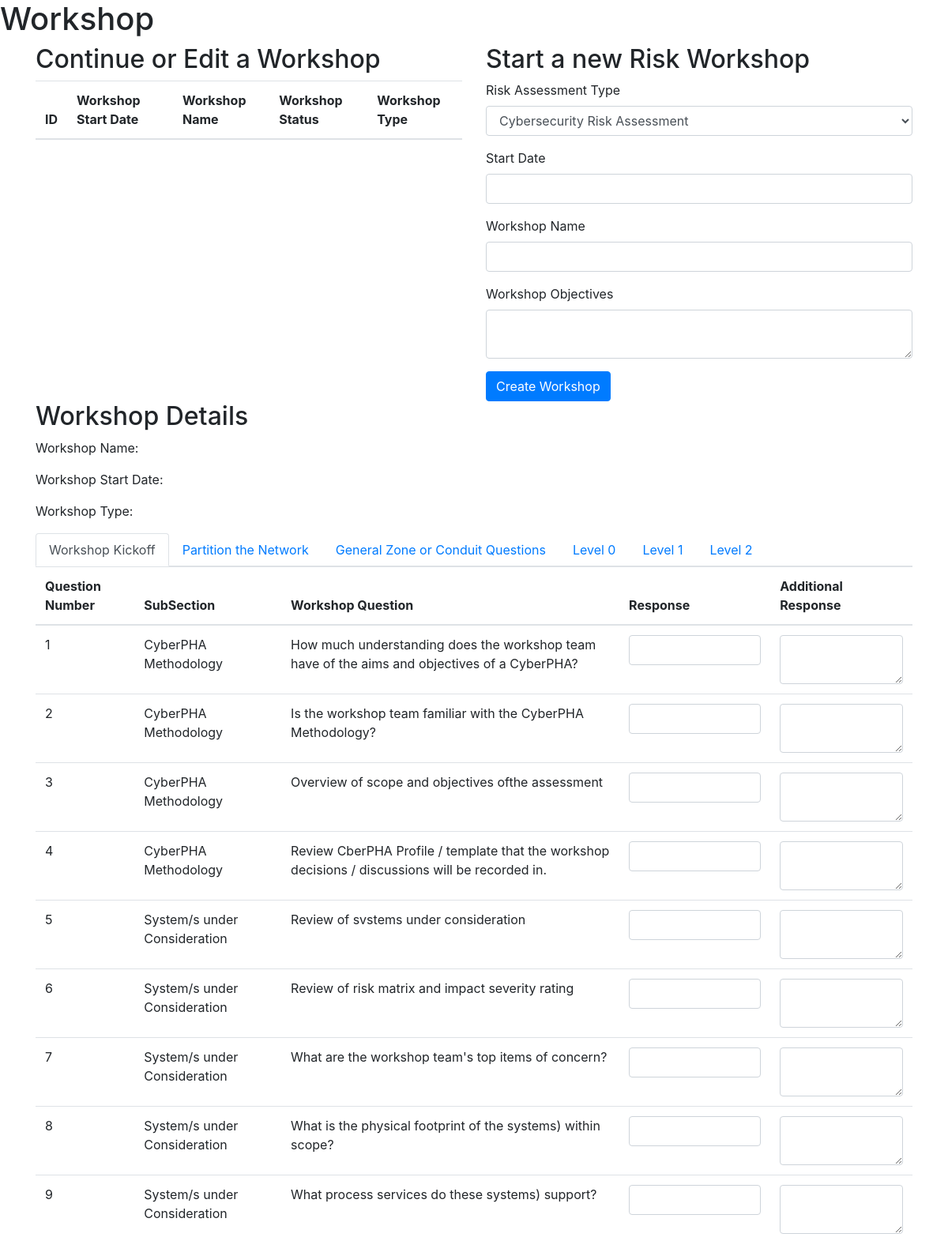
The page /OTRisk/workshop/ on the database its author committed.
### OTRisk/models/Model_Workshop.py (models this page shows)
class tblWorkshopNarrative(models.Model):
    TopSection = models.CharField(max_length=255)  # or models.TextField() if the strings can be very long
    SubSection = models.TextField()
    WorkshopQuestion = models.TextField()
    ID = models.IntegerField(primary_key=True)
    QuestionNumber = models.IntegerField()
    class Meta:
        db_table = 'tblWorkshopNarrative'

### OTRisk/views.py (the view)
# urls.py: path('workshop/', views.workshop, name='workshop_without_id'),
def workshop(request, workshop_id=None):
    top_sections = tblWorkshopNarrative.objects.values('TopSection').distinct()
    sections = []
    for top_section in top_sections:
        if workshop_id is not None:
            questions = tblWorkshopNarrative.objects.filter(TopSection=top_section['TopSection'],
                                                            WorkshopID=workshop_id)
        else:
            questions = tblWorkshopNarrative.objects.filter(TopSection=top_section['TopSection'])
        sections.append({
            'TopSection': top_section['TopSection'],
            'questions': questions,
        })
    return render(request, 'OTRisk/workshop.html', {'sections': sections})

### OTRisk/templates/OTRisk/workshop.html (shortened to what this page needs)
{% block content %}
<!DOCTYPE html>
<html>
<head>
    <link href="https://maxcdn.bootstrapcdn.com/bootstrap/4.0.0/css/bootstrap.min.css" rel="stylesheet">
</head>
<body>
<H1> Workshop</H1>
    <div class="container">
    <div class="row">
        <div class="col">
            <h2>Continue or Edit a Workshop</h2>
            <table class="table">
                <thead>
                    <tr>
                        <th>ID</th>
                        <th>Workshop Start Date</th>
                        <th>Workshop Name</th>
                        <th>Workshop Status</th>
                        <th>Workshop Type</th>
                    </tr>
                </thead>
            </table>
        </div>
        <div class="col">
            <h2>Start a new Risk Workshop</h2>
            <form action="{% url 'OTRisk:workshop_without_id' %}" method="post">
                <div class="form-group">
                    <label for="workshoptype">Risk Assessment Type</label>
                    <select class="form-control" id="workshoptype" name="workshoptype">
                        <option value="RA">Cybersecurity Risk Assessment</option>
                    </select>
                </div>
               <div class="form-group">
                    <label for="workshopstartdate">Start Date</label>
                    <input type="text" class="form-control" id="workshopstartdate" name="workshopstartdate">
                </div>
                <div class="form-group">
                    <label for="workshopname">Workshop Name</label>
                    <input type="text" class="form-control" id="workshopname" name="workshopname">
                </div>
                <div class="form-group">
                    <label for="workshopobjectives">Workshop Objectives</label>
                    <textarea class="form-control" id="workshopobjectives" name="workshopobjectives"></textarea>
                </div>
                <button type="submit" class="btn btn-primary">Create Workshop</button>
            </form>
        </div>
    </div>
</div>
<div class="container">
    <h2>Workshop Details</h2>
    <p>Workshop Name: {{ workshop.WorkshopName }}</p>
    <p>Workshop Start Date: {{ workshop.WorkshopStartDate }}</p>
    <p>Workshop Type: {{ workshop.WorkshopType }}</p>
</div>
    <div class="container">
         <ul class="nav nav-tabs">
            {% for section in sections %}
            <li class="nav-item">
                <a class="nav-link" data-toggle="tab" href="#section{{ section.TopSection|slugify }}">{{ section.TopSection }}</a>
            </li>
            {% endfor %}
        </ul>
        <div class="tab-content">
            {% for section in sections %}
            <div id="section{{ section.TopSection|slugify }}" class="tab-pane fade">
                <table class="table">
                    <thead>
                        <tr>
                            <th>Question Number</th>
                            <th>SubSection</th>
                            <th>Workshop Question</th>
                            <th>Response</th>
                            <th>Additional Response</th>
                        </tr>
                    </thead>
                    <tbody>
                        {% for question in section.questions %}
                        <tr>
                            <td>{{ question.ID }}</td>
                            <td>{{ question.SubSection }}</td>
                            <td>{{ question.WorkshopQuestion }}</td>
                            <td><input type="text" class="form-control"></td>
                            <td><textarea class="form-control"></textarea></td>
                        </tr>
                        {% endfor %}
                    </tbody>
                </table>
            </div>
            {% endfor %}
        </div>
    </div>
</body>
</html>
{% endblock %}

### rows shown on the page
tblWorkshopNarrative: ID "1", SubSection "CyberPHA Methodology", WorkshopQuestion "How much understanding does the workshop team have of the aims and objectives of a CyberPHA?"
tblWorkshopNarrative: ID "2", SubSection "CyberPHA Methodology", WorkshopQuestion "Is the workshop team familiar with the CyberPHA Methodology?"
tblWorkshopNarrative: ID "3", SubSection "CyberPHA Methodology", WorkshopQuestion "Overview of scope and objectives ofthe assessment"
tblWorkshopNarrative: ID "4", SubSection "CyberPHA Methodology", WorkshopQuestion "Review CberPHA Profile / template that the workshop decisions / discussions will be recorded in."
tblWorkshopNarrative: ID "5", SubSection "System/s under Consideration", WorkshopQuestion "Review of svstems under consideration"
tblWorkshopNarrative: ID "6", SubSection "System/s under Consideration", WorkshopQuestion "Review of risk matrix and impact severity rating"
tblWorkshopNarrative: ID "7", SubSection "System/s under Consideration", WorkshopQuestion "What are the workshop team's top items of concern?"
tblWorkshopNarrative: ID "8", SubSection "System/s under Consideration", WorkshopQuestion "What is the physical footprint of the systems) within scope?"
tblWorkshopNarrative: ID "9", SubSection "System/s under Consideration", WorkshopQuestion "What process services do these systems) support?"

### other values the page prints
{{ section.TopSection }} "Workshop Kickoff" "Partition the Network" "General Zone or Conduit Questions" "Level 0" "Level 1" "Level 2"
